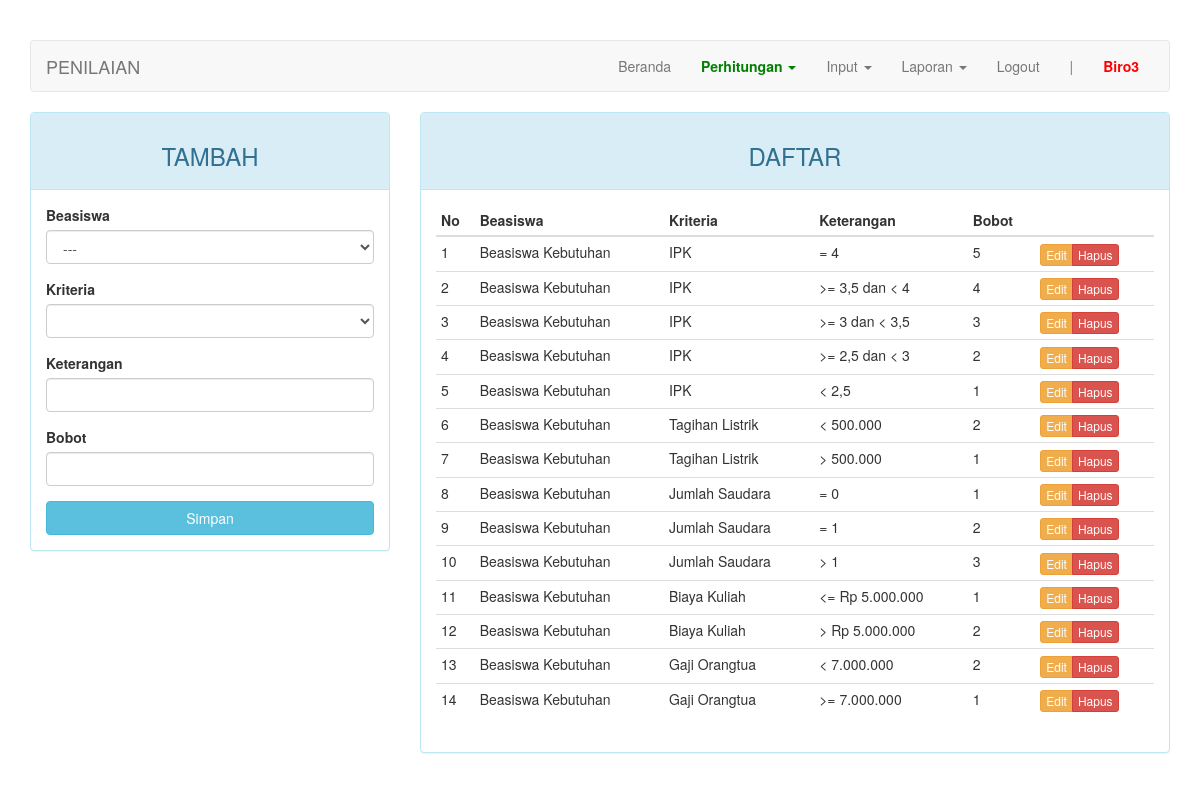
Screenshot of /index.php?page=penilaian (signed in) with the database file from the repository.
### tables this page shows
CREATE TABLE `penilaian` (
  `kd_penilaian` int(11) NOT NULL,
  `kd_beasiswa` int(11) DEFAULT NULL,
  `kd_kriteria` int(11) NOT NULL,
  `keterangan` varchar(20) NOT NULL,
  `bobot` tinyint(1) DEFAULT NULL
);

CREATE TABLE `beasiswa` (
  `kd_beasiswa` int(11) NOT NULL,
  `nama` varchar(50) DEFAULT NULL
);

CREATE TABLE `kriteria` (
  `kd_kriteria` int(11) NOT NULL,
  `kd_beasiswa` int(11) NOT NULL,
  `nama` varchar(50) DEFAULT NULL,
  `sifat` enum('min','max') DEFAULT NULL
);

### page/penilaian.php (the view, shortened to what this page needs)
<?php
$update = (isset($_GET['action']) AND $_GET['action'] == 'update') ? true : false;
?>
<div class="row">
	<div class="col-md-4">
	    <div class="panel panel-<?= ($update) ? "warning" : "info" ?>">
	        <div class="panel-heading"><h3 class="text-center"><?= ($update) ? "EDIT" : "TAMBAH" ?></h3></div>
	        <div class="panel-body">
	            <form action="<?=$_SERVER['REQUEST_URI']?>" method="POST">
									<div class="form-group">
	                  <label for="kd_beasiswa">Beasiswa</label>
										<select class="form-control" name="kd_beasiswa" id="beasiswa">
											<option>---</option>
										</select>
									</div>
									<div class="form-group">
	                  <label for="kd_kriteria">Kriteria</label>
										<select class="form-control" name="kd_kriteria" id="kriteria">
										</select>
									</div>
	                <div class="form-group">
	                    <label for="keterangan">Keterangan</label>
	                    <input type="text" name="keterangan" class="form-control" <?= (!$update) ?: 'value="'.$row["keterangan"].'"' ?>>
	                </div>
	                <div class="form-group">
	                    <label for="bobot">Bobot</label>
	                    <input type="text" name="bobot" class="form-control" <?= (!$update) ?: 'value="'.$row["bobot"].'"' ?>>
	                </div>
	                <button type="submit" class="btn btn-<?= ($update) ? "warning" : "info" ?> btn-block">Simpan</button>
	            </form>
	        </div>
	    </div>
	</div>
	<div class="col-md-8">
	    <div class="panel panel-info">
	        <div class="panel-heading"><h3 class="text-center">DAFTAR</h3></div>
	        <div class="panel-body">
	            <table class="table table-condensed">
	                <thead>
	                    <tr>
	                        <th>No</th>
	                        <th>Beasiswa</th>
	                        <th>Kriteria</th>
	                        <th>Keterangan</th>
	                        <th>Bobot</th>
	                        <th></th>
	                    </tr>
	                </thead>
	                <tbody>
	                    <?php $no = 1; ?>
	                    <?php if ($query = $connection->query("SELECT a.kd_penilaian, c.nama AS nama_beasiswa, b.nama AS nama_kriteria, a.keterangan, a.bobot FROM penilaian a JOIN kriteria b ON a.kd_kriteria=b.kd_kriteria JOIN beasiswa c ON a.kd_beasiswa=c.kd_beasiswa")): ?>
	                        <?php while($row = $query->fetch_assoc()): ?>
	                        <tr>
	                            <td><?=$no++?></td>
	                            <td><?=$row['nama_beasiswa']?></td>
	                            <td><?=$row['nama_kriteria']?></td>
	                            <td><?=$row['keterangan']?></td>
	                            <td><?=$row['bobot']?></td>
	                            <td>
	                                <div class="btn-group">
	                                    <a href="?page=penilaian&action=update&key=<?=$row['kd_penilaian']?>" class="btn btn-warning btn-xs">Edit</a>
	                                    <a href="?page=penilaian&action=delete&key=<?=$row['kd_penilaian']?>" class="btn btn-danger btn-xs">Hapus</a>
	                                </div>
	                            </td>
	                        </tr>
	                        <?php endwhile ?>
	                    <?php endif ?>
	                </tbody>
	            </table>
	        </div>
	    </div>
	</div>
</div>

### index.php (style rules this page uses)
body { margin-top: 40px; }

### rows the page displays
penilaian: kd_beasiswa.nama "Beasiswa Kebutuhan", kd_kriteria.nama "IPK", keterangan "= 4", bobot "5"
penilaian: kd_beasiswa.nama "Beasiswa Kebutuhan", kd_kriteria.nama "IPK", keterangan ">= 3,5 dan < 4", bobot "4"
penilaian: kd_beasiswa.nama "Beasiswa Kebutuhan", kd_kriteria.nama "IPK", keterangan ">= 3 dan < 3,5", bobot "3"
penilaian: kd_beasiswa.nama "Beasiswa Kebutuhan", kd_kriteria.nama "IPK", keterangan ">= 2,5 dan < 3", bobot "2"
penilaian: kd_beasiswa.nama "Beasiswa Kebutuhan", kd_kriteria.nama "IPK", keterangan "< 2,5", bobot "1"
penilaian: kd_beasiswa.nama "Beasiswa Kebutuhan", kd_kriteria.nama "Tagihan Listrik", keterangan "< 500.000", bobot "2"
penilaian: kd_beasiswa.nama "Beasiswa Kebutuhan", kd_kriteria.nama "Tagihan Listrik", keterangan "> 500.000", bobot "1"
penilaian: kd_beasiswa.nama "Beasiswa Kebutuhan", kd_kriteria.nama "Jumlah Saudara", keterangan "= 0", bobot "1"
penilaian: kd_beasiswa.nama "Beasiswa Kebutuhan", kd_kriteria.nama "Jumlah Saudara", keterangan "= 1", bobot "2"
penilaian: kd_beasiswa.nama "Beasiswa Kebutuhan", kd_kriteria.nama "Jumlah Saudara", keterangan "> 1", bobot "3"
penilaian: kd_beasiswa.nama "Beasiswa Kebutuhan", kd_kriteria.nama "Biaya Kuliah", keterangan "<= Rp 5.000.000", bobot "1"
penilaian: kd_beasiswa.nama "Beasiswa Kebutuhan", kd_kriteria.nama "Biaya Kuliah", keterangan "> Rp 5.000.000", bobot "2"
penilaian: kd_beasiswa.nama "Beasiswa Kebutuhan", kd_kriteria.nama "Gaji Orangtua", keterangan "< 7.000.000", bobot "2"
penilaian: kd_beasiswa.nama "Beasiswa Kebutuhan", kd_kriteria.nama "Gaji Orangtua", keterangan ">= 7.000.000", bobot "1"

### other values shown
$str "PENILAIAN"
$_SESSION["username"] "Biro3"
